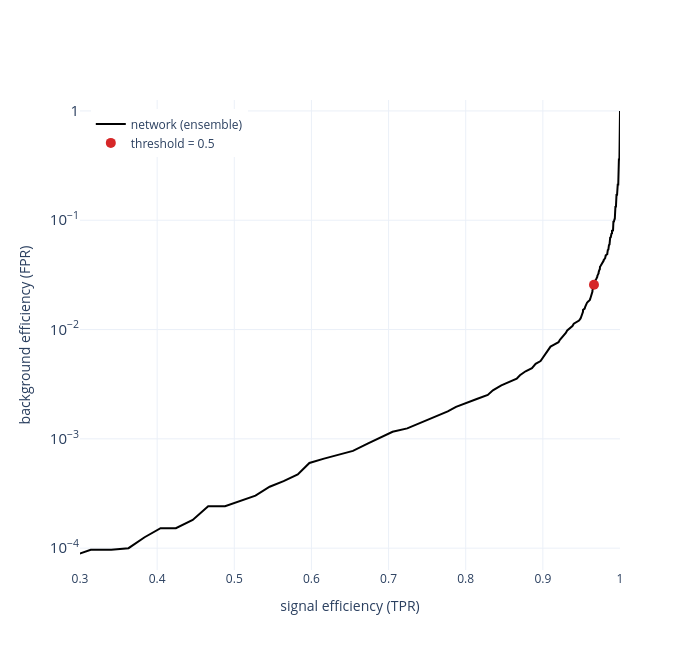

The code cell stored with this chart in its notebook:
### Markdown cell above
### Eficiência de background em função da eficiência de sinal

Cada limiar de decisão produz um par formado pela eficiência de sinal (`tpr`) e pela eficiência de background (`fpr`).

O gráfico usa eficiência de sinal no eixo horizontal e eficiência de background no eixo vertical, com escala logarítmica. Essa forma destaca a região de baixa eficiência de background, que é especialmente relevante nesta análise.

A mesma informação pode ser apresentada na convenção ROC tradicional, com `fpr` no eixo horizontal e `tpr` no vertical. A AUC é calculada separadamente a partir dessa definição convencional.

### Code cell
fpr, tpr, thresholds = roc_curve(y_test, yhat, sample_weight=w_test)
idx = np.linspace(0, len(fpr) - 1, 2000).astype(int)

fig = go.Figure()
fig.add_trace(go.Scatter(
    x=tpr[idx], y=fpr[idx], mode='lines', name='network (ensemble)', line=dict(color='black', width=2),
    customdata=np.clip(thresholds[idx], 0, 1),
    hovertemplate=('signal efficiency: %{x:.3f}<br>background efficiency: %{y:.2e}'
                   '<br>threshold: %{customdata:.3f}<extra></extra>'),
))
fig.add_trace(go.Scatter(
    x=[float(sig_eff)], y=[float(b_eff)], mode='markers', name='threshold = 0.5',
    marker=dict(color='#d62728', size=10),
))
fig.update_layout(
    width=700, height=650,
    xaxis=dict(range=[0.3, 1.0]),
    yaxis=dict(type='log', dtick=1, exponentformat='power', range=[-4.2, 0.1]),
    xaxis_title='signal efficiency (TPR)', yaxis_title='background efficiency (FPR)',
    legend=dict(x=0.02, y=0.98, xanchor='left', yanchor='top'),
)
fig.show()

### Figure 1 — Plotly figure (JSON) as saved in the notebook; plotly's stock layout.template omitted (floating-point values rounded to 4 significant figures; data arrays with more than 128 entries replaced by an {"elided": "..."} marker saying what was removed)
{"data": [{"customdata": {"elided": "2000 float values"}, "hovertemplate": "signal efficiency: %{x:.3f}<br>background efficiency: %{y:.2e}<br>threshold: %{customdata:.3f}<extra></extra>", "line": {"color": "black", "width": 2}, "mode": "lines", "name": "network (ensemble)", "type": "scatter", "x": {"elided": "2000 float values"}, "y": {"elided": "2000 float values"}}, {"marker": {"color": "#d62728", "size": 10}, "mode": "markers", "name": "threshold = 0.5", "type": "scatter", "x": [0.9663], "y": [0.02568]}], "layout": {"height": 650, "legend": {"x": 0.02, "xanchor": "left", "y": 0.98, "yanchor": "top"}, "width": 700, "xaxis": {"range": [0.3, 1.0], "title": {"text": "signal efficiency (TPR)"}}, "yaxis": {"dtick": 1, "exponentformat": "power", "range": [-4.2, 0.1], "title": {"text": "background efficiency (FPR)"}, "type": "log"}}}
